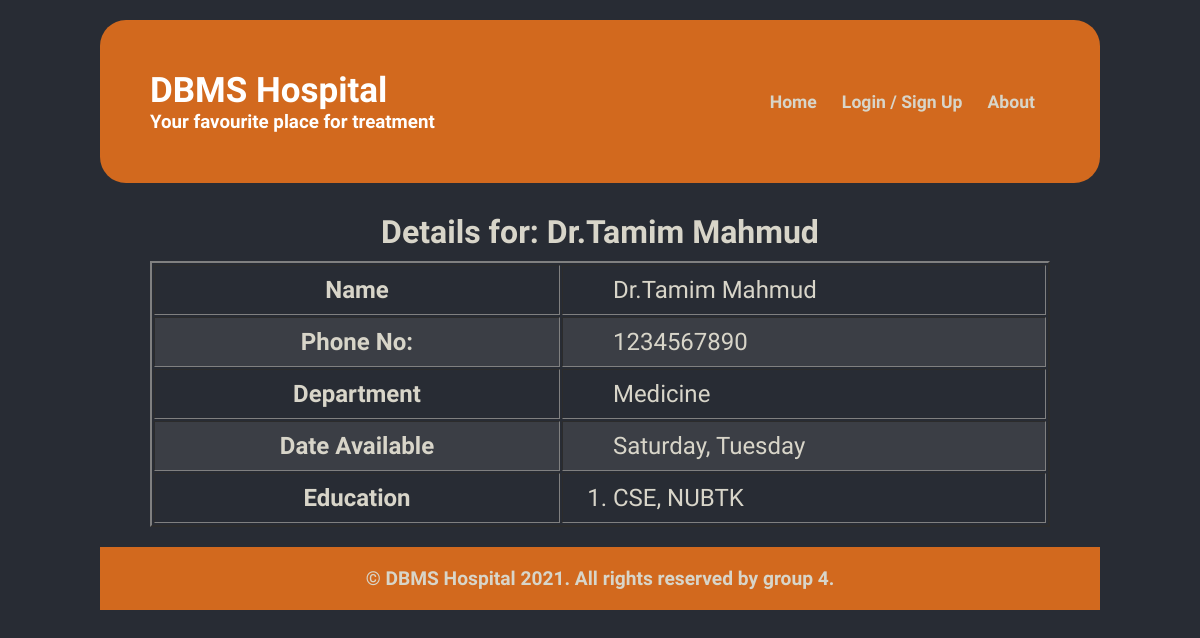
Screenshot of /doctor.php?doc_id=2 with the database file from the repository.
### tables this page shows
CREATE TABLE IF NOT EXISTS `doctors` (
  `d_id` int(11) NOT NULL AUTO_INCREMENT,
  `d_email` varchar(25) NOT NULL,
  `d_name` varchar(30) NOT NULL,
  `d_contact` int(15) NOT NULL,
  `d_education` varchar(200) DEFAULT NULL,
  `d_routine` varchar(50) DEFAULT NULL,
  `d_password` varchar(35) NOT NULL,
  `d_approved` tinyint(1) NOT NULL DEFAULT '0',
  `d_department_id` int(5) DEFAULT NULL,
  PRIMARY KEY (`d_id`),
  UNIQUE KEY `username` (`d_email`)
);

CREATE TABLE IF NOT EXISTS `departments` (
  `dep_id` int(11) NOT NULL AUTO_INCREMENT,
  `dep_name` varchar(30) NOT NULL,
  `dep_details` varchar(555) NOT NULL,
  `dep_seat` int(5) NOT NULL,
  `seat_cost` int(11) DEFAULT NULL,
  `dep_seat_booked` int(5) NOT NULL DEFAULT '0',
  PRIMARY KEY (`dep_id`),
  UNIQUE KEY `dep_name` (`dep_name`)
);

### action.php (called while the page is built, shortened)
<?php
    include 'db_con.php';
    class Process extends Database{
        public function return_sql_result($table,$term="", $content="", $order_by_term="", $order_by_type="",$limit=""){
            $sql = "SELECT * FROM $table ";
            if(!empty($term)){
                $sql.="WHERE $term =$content";
            }
            if(!empty($limit)){
                $sql .= " LIMIT ".$limit;
            }
            return mysqli_query($this->conn, $sql);
        }
        public function get_day($day_number){
            switch($day_number){
                case 0: return "Saturday";
                case 3: return "Tuesday";
            }
        }
    }
    $obj = new Process;

### db_con.php (called while the page is built, shortened)
<?php
    class Database{
        function __construct()
        {
            $this->conn = mysqli_connect(DB_HOST,DB_USER,DB_PASS,DB_NAME);
        }
    }
?>

### doctor.php (the view, shortened to what this page needs)
<?php
include 'action.php';
$id = 0;
if(isset($_GET["doc_id"])){
    $id = $_GET["doc_id"];
}else{
    if(isset($_SESSION["type"])){
        if($_SESSION["type"] == "doctors"){
            $id = $_SESSION["id"];
        }
    }
}
$sql = "SELECT * FROM doctors WHERE d_id = $id LIMIT 1";
$result = mysqli_query($conn,$sql);
$info = mysqli_fetch_assoc($result);
if($result){
    $count = mysqli_num_rows($result);
}else{
    $count = 0;
}
if($count > 0){
    $name = "Details for: ".$info["d_name"];
}else{
    $name = "Doctor Not Found";
}
?>
<!DOCTYPE html>
<html lang="en">
<head>
    <link rel="stylesheet" href="assets/css/style.css">
</head>
<body>
    <?php
        include 'nav.php';
    ?>
    <main>
        <div class="content_wrapper">
            <div class="wrapper">
            <div class="patient_details">
                <h2 style="text-align:center; padding:10px;display:block; font-size:2em;"><span class="patient">
                <?php echo $name;?>
                </span></h2>
                <?php if($count>0){ ?>
                <table id="patient-details" border="2px" width="80%">
                    <tbody>
                        <tr>
                            <th>Name</th>
                            <td><?php echo $info["d_name"]; ?></td>
                        </tr>
                        <tr>
                            <th>Phone No:</th>
                            <td><?php echo $info["d_contact"]; ?></td>
                        </tr>
                        <tr>
                            <th>Department</th>
                            <td><?php
                                $dep_id = $info["d_department_id"];
                                $data = $obj->return_sql_result("departments", "dep_id", $dep_id, "", "", 1);
                                $row = mysqli_fetch_assoc($data);
                                echo $row['dep_name'];
                                ?></td>
                        </tr>
                        <tr>
                            <th>Date Available</th>
                            <td><?php
                                $available_days = $info["d_routine"];
                                if(!empty($available_days)){
                                    $available_days = explode(',',$available_days );
                                    for($i=0; $i<count($available_days); $i++){
                                        echo $obj->get_day($available_days[$i]);
                                        if($i<count($available_days)-1) echo ", ";
                                    }
                                }
                            ?></td>
                        </tr>
                        <tr>
                            <th>Education</th>
                            <td>
                                <ul style="list-style-type:numeric;">
                                    <?php
                                        if(!empty($info['d_education'])){
                                            $education = explode('`',$info['d_education'] );
                                            for($i=0; $i<count($education); $i++){
                                                echo "<li>".$education[$i]."</li>";
                                            }
                                        };
                                    ?>
                                </ul>
                            </td>
                        </tr>
                    </tbody>
                </table>
                <?php } ?>
            </div>
        </div>
    </main>
    <?php
        include 'footer.php';
    ?>

### assets/css/style.css (style rules this page uses)
* { margin: 0; padding: 0; box-sizing: border-box; font-family: 'Lobster Two', cursive; transition: all 0.5s ease; }
body { background-color: #282C34; color: #d8d5c9; overflow-x: hidden!important; }
.content_wrapper { width: 100%; margin-top: 20px; }
.wrapper { width: 1000px; margin: 0 auto; }
.patient_details { width: 90%; margin: 0 auto; }
.patient_details>table { width: 100%; }
.patient_details>table tr:nth-child(even) { background-color: rgba(136, 135, 133, 0.2) }
table>tbody>tr>th, table>tbody>tr>td { padding: 10px 50px; font-size: 1.5em; }

### rows the page displays
doctors: d_name "Details for: Dr.Tamim Mahmud", d_name "Dr.Tamim Mahmud", d_contact "1234567890", d_routine "Saturday", d_routine "Tuesday", d_education "CSE, NUBTK"
departments: dep_name "Medicine"
